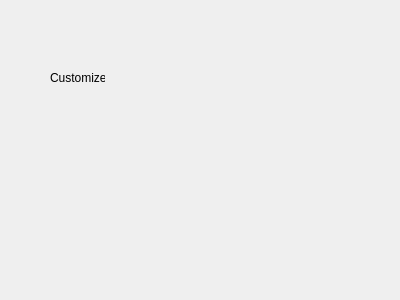
<?xml version="1.0" encoding="UTF-8"?>
<ui version="4.0">
 <class>Form</class>
 <widget class="QWidget" name="Form">
  <property name="geometry">
   <rect>
    <x>0</x>
    <y>0</y>
    <width>400</width>
    <height>300</height>
   </rect>
  </property>
  <property name="windowTitle">
   <string>Form</string>
  </property>
  <widget class="QLabel" name="label">
   <property name="geometry">
    <rect>
     <x>50</x>
     <y>70</y>
     <width>55</width>
     <height>16</height>
    </rect>
   </property>
   <property name="text">
    <string>Customized</string>
   </property>
  </widget>
 </widget>
 <resources/>
 <connections/>
</ui>
